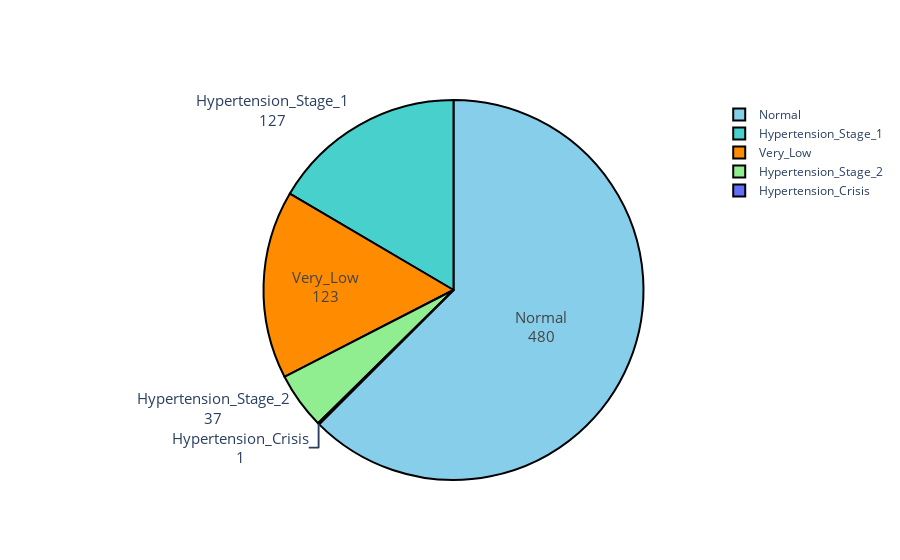

Notebook code cell kept with this figure:
### Code cell
colors = ['skyblue', 'mediumturquoise', 'darkorange', 'lightgreen']

fig = go.Figure(data=[go.Pie(labels=df_dbp['Diastolic_BP'], values=df_dbp['count'])])

fig.update_traces(hoverinfo='label+percent', textinfo='label+value', textfont_size=15,
                  marker=dict(colors=colors, line=dict(color='#000000', width=2)))
fig.show()

### Figure 1 — Plotly figure (JSON) as saved in the notebook; plotly's stock layout.template omitted (floating-point values rounded to 4 significant figures)
{"data": [{"hoverinfo": "label+percent", "labels": ["Normal", "Hypertension_Stage_1", "Very_Low", "Hypertension_Stage_2", "Hypertension_Crisis"], "marker": {"colors": ["skyblue", "mediumturquoise", "darkorange", "lightgreen"], "line": {"color": "#000000", "width": 2}}, "textfont": {"size": 15}, "textinfo": "label+value", "type": "pie", "values": [480, 127, 123, 37, 1]}], "layout": {}}
